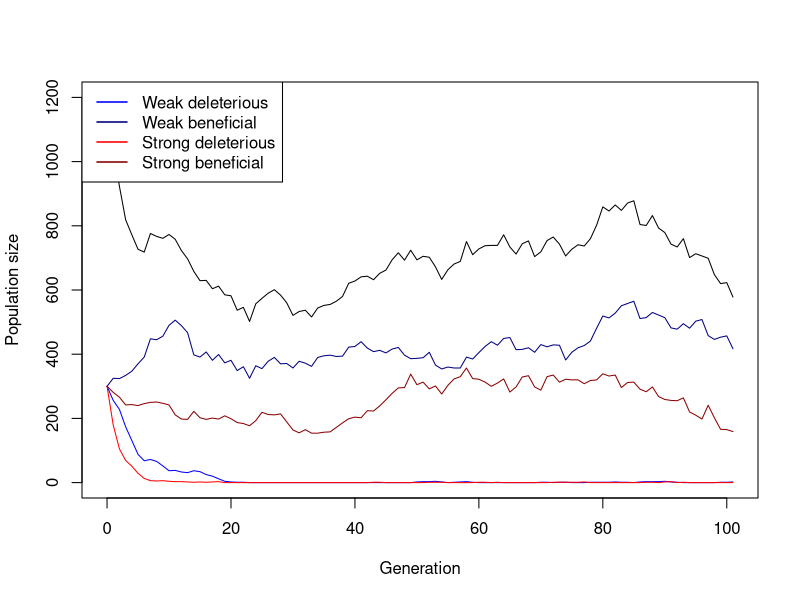
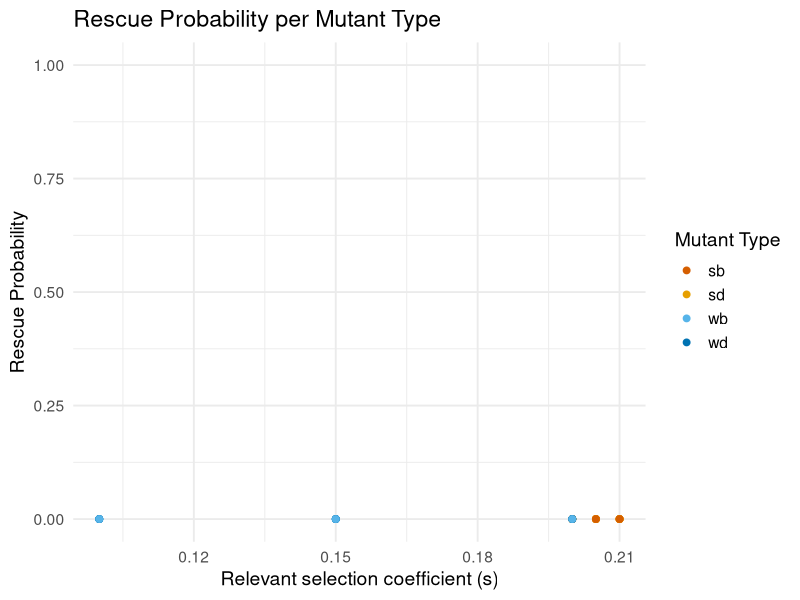

Here is the R script that generated these plots, in order: (Note: this script raises an error after producing the figures.)
## ---- chunk 1
# Function for simulating one Generation in the Population
simulate_one_gen <- function(N_wd, N_wb, N_sd, N_sb, decay_rate_wm, decay_rate_sm, s_wm, s_sm, m_rate_wm, m_rate_sm) {
  
  # draw Offspring according to Poisson Distribution
  offsp_wd <- rpois(1, N_wd * (1-decay_rate_wm-s_wm))
  offsp_wb <- rpois(1, N_wb * (1-decay_rate_wm+s_wm))
  offsp_sd <- rpois(1, N_sd * (1-decay_rate_sm-s_sm))
  offsp_sb <- rpois(1, N_sb * (1-decay_rate_sm+s_sm))
  # draw changing Mutants according to Poisson Distribution
  mut_wd_to_wb <- rpois(1, offsp_wd * m_rate_wm)
  mut_sd_to_sb <- rpois(1, offsp_sd * m_rate_sm)
  mut_wb_to_wd <- rpois(1, offsp_wb * m_rate_wm)
  mut_sb_to_sd <- rpois(1, offsp_sb * m_rate_sm)
  
  # determine new Population Sizes of all four Mutants (2 versions of weak Mutations   and 2   versions of strong Mutations)
  N_wd_new <- max(offsp_wd - mut_wd_to_wb+ mut_wb_to_wd,0)
  N_wb_new <- max(offsp_wb - mut_wb_to_wd+ mut_wd_to_wb,0)
  N_sd_new <- max(offsp_sd - mut_sd_to_sb+ mut_sb_to_sd,0)
  N_sb_new <- max(offsp_sb - mut_sb_to_sd+ mut_sd_to_sb,0)
  
 return(c(N_wd_new, N_wb_new, N_sd_new, N_sb_new))
}
# Test the Function
print(simulate_one_gen(N_wd=50, N_wb=0, N_sd=50, N_sb=0, decay_rate_wm=0, decay_rate_sm=0, s_wm=0, s_sm=0, m_rate_wm=0, m_rate_sm=0))
## ---- chunk 2
# Simulation runs until the 100th Generation
max_gen=100
simulate_pop <- function(init_wd, init_wb,  init_sd, init_sb, decay_rate_wm, decay_rate_sm, s_wm, s_sm, m_rate_wm, m_rate_sm, max_gen) {
  # Create the Vector in which to save the Results
  pop_vector <- c(init_wd,init_wb, init_sd, init_sb)
  # initiate the variables
  pop_new <- c(init_wd, init_wb, init_sd, init_sb)
  
  # run the Simulation until Generation max_gen
  for (i in 1:(max_gen + 1)) {
    # redefine the current Population one Generation later
    pop_new <- simulate_one_gen(pop_new[1],pop_new[2],pop_new[3],pop_new[4], decay_rate_wm, decay_rate_sm, s_wm, s_sm, m_rate_wm, m_rate_sm)
    # add the new Population Sizes to the Output Vector
    pop_vector <- rbind(pop_vector,pop_new)
    # Condition to stop the Simulation before max_gen: either the Population exceeds 1.5         Times the Original Population Size, or it goes extinct
    if ((sum(pop_new) >= 10 * sum(c(init_wd, init_wb, init_sd, init_sb))) || sum(pop_new) == 0)
      break

}
  
  # Define the Row and Column Names of the Output Vector
  rownames(pop_vector) <- (0:max_gen)[1:length(pop_vector[,1])] # Note that the Vector has to be cut if the Simulation stopped early
  colnames(pop_vector) <- c("wd","wb", "sd", "sb")
  # return the Result
  return(pop_vector)	
}


# Test the Function and plot the Result
# set max_gen to a Value to be used througout
max_gen <- 100
# create your Simulation Data
output <- simulate_pop(init_wd=300, init_wb=300,  init_sd=300, init_sb=300, decay_rate_wm=0.1, decay_rate_sm=0.2, s_wm=0.1, s_sm=0.2, m_rate_wm=0.0005, m_rate_sm=0.0005,max_gen)
# show the last few Lines of the Data Table
print(tail(output))
# plot the Output - note that the Plot Range and the x Axis have to be adjusted based on the Length of the Table
# determine x axis Range 
x_range <- 0:(length(output[,1])-1)
# this plots the total Population Size
plot(x_range,output[,1]+output[,2]+output[ ,3]+output[ ,4],type='l',ylim=c(0,max(output[,1]+output[,2]+output[ ,3]+output[ ,4])),xlab =  "Generation",ylab = "Population size")
# add Number of wd Individuals
lines(x_range,output[,1], col="blue")
# add Number of wb Individuals
lines(x_range,output[,2], col="navyblue")
# add Number of sd Individuals
lines(x_range,output[,3], col="red")
# add Number of sb Individuals
lines(x_range,output[,4], col="darkred")
# add Legend
legend("topleft",
       legend=c("Weak deleterious","Weak beneficial","Strong deleterious","Strong beneficial"),
       col=c("blue","navyblue","red","darkred"), lty=1, lwd=1.5)
## ---- chunk 3
# set some Parameters to fixed Values
init_wd <- 300
init_wb <- 0
init_sd <- 300
init_sb <- 0
m_rate_wm <- 0.01
m_rate_sm <- 0.05
decay_rate_wm <- 0.2
decay_rate_sm <- 0.3
s_wm <- 0.2
s_sm <- 0.4
max_gen <- 1000
# determine how often to run the Simulation for each set of Parameters
no_replicates <- 10


# set Parameters to vary
s_values_wm <- c(0.10,0.15,0.2)
s_values_sm <- c(0.2,0.205,0.210)
#m_values_wm <- c(0.001,0.01,0.05)
#m_values_sm <- c(0.05,0.1,0.15)


# initialize Data Table - where to collect the Results
data_table <- c()
data_table_wd<- c()
data_table_wb<- c()
data_table_sd<- c()
data_table_sb<- c()
# empty list to save rescue results
rescue_results <- data.frame(
  s_wm = numeric(),
  s_sm = numeric(),
  replicate = integer(),
  rescued = integer()
)
# define total runs and rescue count
total_runs<-0
rescue_count<-0
# run the Simulation across all chosen parameters
# loop over mutation rates
#for(mval_wm in m_values_wm){
 # for(mval_sm in m_values_sm){
    # loop over Selection strength
    for(sval_wm in s_values_wm){
      for(sval_sm in s_values_sm){
        # different Way of running many Simulations: make Replicates using "repeat" Function         with a counter i
        # reset Counter
        i<-1
        
        repeat {
          # increase Counter by one
          i<-i+1
          # defining total runs
          total_runs <- total_runs + 1
          # run the Simulation once
          one_run <- simulate_pop(init_wd, init_wb, init_sd, init_sb,
                                  decay_rate_wm, decay_rate_sm,
                                  sval_wm, sval_sm, m_rate_wm=0.001,m_rate_sm=0.001, max_gen)
          
          # determine total Population Sizes
          total_size <- one_run[,1]+one_run[,2]+one_run[,3]+one_run[,4]
          
          
          # determine final Population Size for each Mutant
          N_end_wd <- one_run[nrow(one_run), "wd"]
          N_end_wb <- one_run[nrow(one_run), "wb"]
          N_end_sd <- one_run[nrow(one_run), "sd"]
          N_end_sb <- one_run[nrow(one_run), "sb"]
          
          total_end <- N_end_wd + N_end_wb + N_end_sd + N_end_sb
          # introduce rescue count
          rescued_wd <- ifelse(one_run[nrow(one_run), "wd"] > 0, 1, 0)
          rescued_wb <- ifelse(one_run[nrow(one_run), "wb"] > 0, 1, 0)
          rescued_sd <- ifelse(one_run[nrow(one_run), "sd"] > 0, 1, 0)
          rescued_sb <- ifelse(one_run[nrow(one_run), "sb"] > 0, 1, 0)

         
          # save rescue outcome (rescue or extinction)
          rescue_results <- rbind(rescue_results,
            data.frame(
              s_wm = sval_wm,
              s_sm = sval_sm,
              replicate = i - 1,
              rescued_wd = rescued_wd,
              rescued_wb = rescued_wb,
              rescued_sd = rescued_sd,
              rescued_sb = rescued_sb
  )
)

          # determine Frequencies of each mutant in the final Population
          freq_wd <- ifelse(total_end > 0, N_end_wd / total_end, 0)
          freq_wb <- ifelse(total_end > 0, N_end_wb / total_end, 0)
          freq_sd <- ifelse(total_end > 0, N_end_sd / total_end, 0)
          freq_sb <- ifelse(total_end > 0, N_end_sb / total_end, 0)
          
          
          
          data_table_wd<- rbind(data_table_wd, c(sval_wm,freq_wd))
          data_table_wb<- rbind(data_table_wb, c(sval_wm, freq_wb))
          data_table_sd<- rbind(data_table_sd,c(sval_sm, freq_sd))
          data_table_sb<-rbind(data_table_sb, c (sval_sm,freq_sb))
          # enter the D into the Table
          data_table <- rbind(data_table,c(m_rate_wm = 0.001,m_rate_sm = 0.001,sval_wm,sval_sm,N_end_wd,        N_end_wb, N_end_sd, N_end_sb,freq_wd, freq_wb, freq_sd,freq_sb)) # note that we add the                varying parameters (mutation rate and selection strength for each version of weak            and strong mutation) to the table too
          # stop the repeated Computation after no_replicates times
          
          
          if(i>no_replicates) break
          
        }
      }
    }
  #}
#}
# Make sure your data is a proper data frame
data_table_wd <- as.data.frame(data_table_wd)

# If the column names are missing or wrong, set them
colnames(data_table_wd) <- c("V1", "V2")

# Add an index column for plotting along x-axis
data_table_wd$Index <- 1:nrow(data_table_wd)

# calculate rescue probability per parametercombination
library(dplyr)
library(ggplot2)

library(dplyr)

rescue_summary <- rescue_results %>%
  group_by(s_wm, s_sm) %>%
  summarise(
    rescue_prob_wd = mean(rescued_wd),
    rescue_prob_wb = mean(rescued_wb),
    rescue_prob_sd = mean(rescued_sd),
    rescue_prob_sb = mean(rescued_sb),
    .groups = "drop"
  )

print(rescue_summary)


library(tidyr)

rescue_long <- rescue_summary %>%
  pivot_longer(
    cols = starts_with("rescue_prob_"),
    names_to = "mutant",
    values_to = "rescue_prob"
  ) %>%
  mutate(
    mutant = gsub("rescue_prob_", "", mutant),
    # Definiere, welche s-Achse für welchen Mutant gilt:
    s_value = case_when(
      mutant %in% c("wd", "wb") ~ s_wm,
      mutant %in% c("sd", "sb") ~ s_sm
    )
  )

# optional: Mutantennamen schöner machen
rescue_long$mutant <- gsub("rescue_prob_", "", rescue_long$mutant)

ggplot(rescue_long, aes(x = s_value, y = rescue_prob, color = mutant, group = mutant)) +
  geom_point(size = 2) +
  scale_y_continuous(limits = c(0, 1)) +
  scale_color_manual(values = c(
    "wd" = "#0072B2",  # blau
    "wb" = "#56B4E9",  # hellblau
    "sd" = "#E69F00",  # orange
    "sb" = "#D55E00"   # rot
  )) +
  labs(
    title = "Rescue Probability per Mutant Type",
    x = "Relevant selection coefficient (s)",
    y = "Rescue Probability",
    color = "Mutant Type"
  ) +
  theme_minimal(base_size = 14)







# plotting rescue probability and s values with a heatmap
ggplot(rescue_summary, aes(x = factor(s_wm), y = factor(s_sm), fill = rescue_prob)) +
  geom_tile(color = "white") +
  scale_fill_gradient(low = "white", high = "steelblue", limits = c(0,1)) +
  labs(
    title = "Rescue Probability across parameter combinations",
    x = "s_wm (Selection coefficient, weak mutation)",
    y = "s_sm (Selection coefficient, strong mutation)",
    fill = "Rescue probability"
  ) +
  theme_minimal()


# plotting wd with different s values
  # making sure that its a data frame
data_table_wd <- as.data.frame(data_table_wd)
colnames(data_table_wd) <- c("V1", "V2")


  # Scatterplot of wd with jitter and mean 
library(ggplot2)
ggplot(data_table_wd, aes(x = factor(V1), y = V2, color = factor(V1))) +
  geom_jitter(width = 0.2, height = 0, size = 2, alpha = 0.7) +
  stat_summary(fun = mean, geom = "point", shape = 18, size = 4, color = "black") +
  labs(
    x = "selection coefficients",
    y = "frequency",
    color = "selection coefficient",
    title = "Weak deleterious-Means of frequencies of the different selection coefficients"
  ) +
  theme_minimal()

# plotting wb with different s values
  # making sure that its a data frame
data_table_wb <- as.data.frame(data_table_wb)
colnames(data_table_sb) <- c("V1", "V2")

# Scatterplot of wb with jitter and mean
ggplot(data_table_wb, aes(x = factor(V1), y = V2, color = factor(V1))) +
  geom_jitter(width = 0.2, height = 0, size = 2, alpha = 0.7) +
  stat_summary(fun = mean, geom = "point", shape = 18, size = 4, color = "black") +
  labs(
    x = "selecton coefficients",
    y = "frequency",
    color = "selection coefficients",
    title = "Weak beneficial-Means of frequencies of the different selection coefficientsn"
  ) +
  theme_minimal()

# plotting sd with different s values
  # making sure that its a data frame
data_table_sd <- as.data.frame(data_table_sd)

colnames(data_table_sd) <- c("V1", "V2")

# Scatterplot of sd with jitter and mean
ggplot(data_table_sd, aes(x = factor(V1), y = V2, color = factor(V1))) +
  geom_jitter(width = 0.2, height = 0, size = 2, alpha = 0.7) +
  stat_summary(fun = mean, geom = "point", shape = 18, size = 4, color = "black") +
  labs(
    x = "selection coefficients ",
    y = "frequency",
    color = "selection coefficients",
    title = "Strong deletrious-Means of frequencies of the different selection coefficients"
  ) +
  theme_minimal()

# plotting sb with different s values
  # making sure that its a data frame

data_table_sb <- as.data.frame(data_table_sb)
colnames(data_table_sb) <- c("V1", "V2")

  # Scatterplot of sb with jitter and mean 
ggplot(data_table_sb, aes(x = factor(V1), y = V2, color = factor(V1))) +
  geom_jitter(width = 0.2, height = 0, size = 2, alpha = 0.7) +
  stat_summary(fun = mean, geom = "point", shape = 18, size = 4, color = "black") +
  labs(
    x = "selection coefficients",
    y = "frequency",
    color = "selection coefficients",
    title = "Strong beneficial-Means of frequencies of the different selection coefficients"
  ) +
  theme_minimal()


# mean Frequencies of each mutant
mean_freq_wd <- mean(freq_wd)*100
mean_freq_wb <- mean(freq_wb)*100
mean_freq_sd <- mean(freq_sd)*100
mean_freq_sb <- mean(freq_sb)*100

print(paste("Mean frequency of wd =", mean_freq_wd) )
print(paste("Mean frequency of wb =", mean_freq_wb) )
print(paste("Mean frequency of sd =", mean_freq_sd) )
print(paste("Mean frequency of sb =", mean_freq_sb) )

# define Column Names of Data Table
colnames(data_table) <- c("m_rate_wm","m_rate_sm","s_wm","s_sm","N_end_wd", "N_end_wb", "N_end_sd", "N_end_sb","freq_wd", "freq_wb", "freq_sd","freq_sb")
# show the first and last Lines of the Output
print(head(data_table))
print(tail(data_table))
